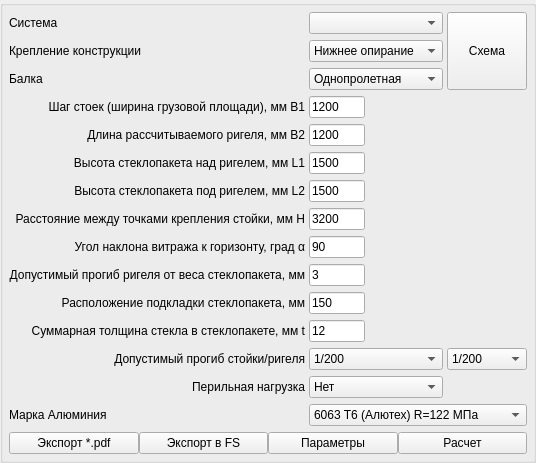
           <widget class="QGroupBox" name="groupBox_2">
            <property name="layoutDirection">
             <enum>Qt::LeftToRight</enum>
            </property>
            <property name="title">
             <string />
            </property>
            <layout class="QGridLayout" name="gridLayout_geom">
             <property name="leftMargin">
              <number>6</number>
             </property>
             <property name="topMargin">
              <number>6</number>
             </property>
             <property name="rightMargin">
              <number>6</number>
             </property>
             <property name="bottomMargin">
              <number>6</number>
             </property>
             <property name="horizontalSpacing">
              <number>4</number>
             </property>
             <item row="0" column="0">
              <widget class="QLabel" name="label_31">
               <property name="text">
                <string>&lt;html&gt;&lt;head/&gt;&lt;body&gt;&lt;p&gt;Система&lt;/p&gt;&lt;/body&gt;&lt;/html&gt;</string>
               </property>
              </widget>
             </item>
             <item row="0" column="1">
              <widget class="QComboBox" name="comboBox_11">
               </widget>
             </item>
             <item row="1" column="0">
              <widget class="QLabel" name="label_8">
               <property name="text">
                <string>Крепление конструкции</string>
               </property>
              </widget>
             </item>
             <item row="1" column="1">
              <widget class="QComboBox" name="comboBox_5">
               <property name="toolTip">
                <string>&lt;html&gt;&lt;head/&gt;&lt;body&gt;&lt;p&gt;    Выбор расчетной схемы для стойки: &lt;/p&gt;&lt;p&gt;    • **Нижнее опирание** — Стойка жестко защемлена снизу и имеет шарнирное или скользящее крепление сверху. Воспринимает вертикальные нагрузки (вес) сжатием. &lt;/p&gt;&lt;p&gt;    • **Подвес** — Стойка подвешена к верхнему перекрытию и имеет компенсатор температурного расшинения внизу. Воспринимает вес растяжением. &lt;/p&gt;&lt;/body&gt;&lt;/html&gt;</string>
               </property>
               <item>
                <property name="text">
                 <string>Нижнее опирание</string>
                </property>
               </item>
               <item>
                <property name="text">
                 <string>Подвес</string>
                </property>
               </item>
              </widget>
             </item>
             <item row="2" column="0">
              <widget class="QLabel" name="label_9">
               <property name="text">
                <string>Балка</string>
               </property>
              </widget>
             </item>
             <item row="2" column="1">
              <widget class="QComboBox" name="comboBox_6">
               <property name="toolTip">
                <string>&lt;html&gt;&lt;head/&gt;&lt;body&gt;&lt;p&gt;Выбор расчетной схемы для стойки (вертикального импоста). Определяет, как стойка закреплена по высоте и как распределяются усилия. &lt;/p&gt;&lt;p&gt;  Однопролетная: Стойка имеет две точки опоры (низ и верх). Классическая схема для этажа. Максимальный изгибающий момент — в центре пролета. &lt;/p&gt;&lt;p&gt;  Двухпролетная (неразрезная): Стойка имеет три точки опоры по высоте (например, низ, промежуточный этаж/ригель и верх). Такая схема позволяет уменьшить момент и прогиб (делает конструкцию жестче при том же профиле) или использовать меньший профиль (экономичнее) при тех же нагрузках. &lt;/p&gt;&lt;/body&gt;&lt;/html&gt;</string>
               </property>
               <item>
                <property name="text">
                 <string>Однопролетная</string>
                </property>
               </item>
               <item>
                <property name="text">
                 <string>Двухпролетная</string>
                </property>
               </item>
              </widget>
             </item>
             <item row="0" column="2" rowspan="3">
              <widget class="QPushButton" name="pushButton_10">
               <property name="sizePolicy">
                <sizepolicy hsizetype="Minimum" vsizetype="Expanding">
                 <horstretch>0</horstretch>
                 <verstretch>0</verstretch>
                </sizepolicy>
               </property>
               <property name="toolTip">
                <string>&lt;html&gt;&lt;head/&gt;&lt;body&gt;&lt;p&gt;Схема.&lt;/p&gt;&lt;/body&gt;&lt;/html&gt;</string>
               </property>
               <property name="text">
                <string>Схема</string>
               </property>
              </widget>
             </item>
             <item row="3" column="0">
              <widget class="QLabel" name="label_10">
               <property name="text">
                <string>Шаг стоек (ширина грузовой площади), мм B1</string>
               </property>
               <property name="alignment">
                <set>Qt::AlignRight|Qt::AlignTrailing|Qt::AlignVCenter</set>
               </property>
              </widget>
             </item>
             <item row="3" column="1">
              <widget class="QLineEdit" name="lineEdit_4">
               <property name="sizePolicy">
                <sizepolicy hsizetype="Preferred" vsizetype="Fixed">
                 <horstretch>0</horstretch>
                 <verstretch>0</verstretch>
                </sizepolicy>
               </property>
               <property name="minimumSize">
                <size>
                 <width>44</width>
                 <height>0</height>
                </size>
               </property>
               <property name="maximumSize">
                <size>
                 <width>56</width>
                 <height>16777215</height>
                </size>
               </property>
               <property name="text">
                <string>1200</string>
               </property>
              </widget>
             </item>
             <item row="4" column="0">
              <widget class="QLabel" name="label_11">
               <property name="text">
                <string>Длина рассчитываемого ригеля, мм B2</string>
               </property>
               <property name="alignment">
                <set>Qt::AlignRight|Qt::AlignTrailing|Qt::AlignVCenter</set>
               </property>
              </widget>
             </item>
             <item row="4" column="1">
              <widget class="QLineEdit" name="lineEdit_5">
               <property name="sizePolicy">
                <sizepolicy hsizetype="Preferred" vsizetype="Fixed">
                 <horstretch>0</horstretch>
                 <verstretch>0</verstretch>
                </sizepolicy>
               </property>
               <property name="minimumSize">
                <size>
                 <width>44</width>
                 <height>0</height>
                </size>
               </property>
               <property name="maximumSize">
                <size>
                 <width>56</width>
                 <height>16777215</height>
                </size>
               </property>
               <property name="text">
                <string>1200</string>
               </property>
              </widget>
             </item>
             <item row="5" column="0">
              <widget class="QLabel" name="label_12">
               <property name="text">
                <string>Высота стеклопакета над ригелем, мм L1</string>
               </property>
               <property name="alignment">
                <set>Qt::AlignRight|Qt::AlignTrailing|Qt::AlignVCenter</set>
               </property>
              </widget>
             </item>
             <item row="5" column="1">
              <widget class="QLineEdit" name="lineEdit_6">
               <property name="sizePolicy">
                <sizepolicy hsizetype="Preferred" vsizetype="Fixed">
                 <horstretch>0</horstretch>
                 <verstretch>0</verstretch>
                </sizepolicy>
               </property>
               <property name="minimumSize">
                <size>
                 <width>44</width>
                 <height>0</height>
                </size>
               </property>
               <property name="maximumSize">
                <size>
                 <width>56</width>
                 <height>16777215</height>
                </size>
               </property>
               <property name="text">
                <string>1500</string>
               </property>
              </widget>
             </item>
             <item row="6" column="0">
              <widget class="QLabel" name="label_13">
               <property name="text">
                <string>Высота стеклопакета под ригелем, мм L2</string>
               </property>
               <property name="alignment">
                <set>Qt::AlignRight|Qt::AlignTrailing|Qt::AlignVCenter</set>
               </property>
              </widget>
             </item>
             <item row="6" column="1">
              <widget class="QLineEdit" name="lineEdit_7">
               <property name="sizePolicy">
                <sizepolicy hsizetype="Preferred" vsizetype="Fixed">
                 <horstretch>0</horstretch>
                 <verstretch>0</verstretch>
                </sizepolicy>
               </property>
               <property name="minimumSize">
                <size>
                 <width>44</width>
                 <height>0</height>
                </size>
               </property>
               <property name="maximumSize">
                <size>
                 <width>56</width>
                 <height>16777215</height>
                </size>
               </property>
               <property name="text">
                <string>1500</string>
               </property>
              </widget>
             </item>
             <item row="7" column="0">
              <widget class="QLabel" name="label_14">
               <property name="text">
                <string>Расстояние между точками крепления стойки, мм H</string>
               </property>
               <property name="alignment">
                <set>Qt::AlignRight|Qt::AlignTrailing|Qt::AlignVCenter</set>
               </property>
              </widget>
             </item>
             <item row="7" column="1">
              <widget class="QLineEdit" name="lineEdit_8">
               <property name="sizePolicy">
                <sizepolicy hsizetype="Preferred" vsizetype="Fixed">
                 <horstretch>0</horstretch>
                 <verstretch>0</verstretch>
                </sizepolicy>
               </property>
               <property name="minimumSize">
                <size>
                 <width>44</width>
                 <height>0</height>
                </size>
               </property>
               <property name="maximumSize">
                <size>
                 <width>56</width>
                 <height>16777215</height>
                </size>
               </property>
               <property name="text">
                <string>3200</string>
               </property>
              </widget>
             </item>
             <item row="8" column="0">
              <widget class="QLabel" name="label_15">
               <property name="text">
                <string>Угол наклона витража к горизонту, град α</string>
               </property>
               <property name="alignment">
                <set>Qt::AlignRight|Qt::AlignTrailing|Qt::AlignVCenter</set>
               </property>
              </widget>
             </item>
             <item row="8" column="1">
              <widget class="QLineEdit" name="lineEdit_9">
               <property name="sizePolicy">
                <sizepolicy hsizetype="Preferred" vsizetype="Fixed">
                 <horstretch>0</horstretch>
                 <verstretch>0</verstretch>
                </sizepolicy>
               </property>
               <property name="minimumSize">
                <size>
                 <width>44</width>
                 <height>0</height>
                </size>
               </property>
               <property name="maximumSize">
                <size>
                 <width>56</width>
                 <height>16777215</height>
                </size>
               </property>
               <property name="toolTip">
                <string>&lt;html&gt;&lt;head/&gt;&lt;body&gt;&lt;p&gt;    Определяет ориентацию конструкции и влияет на учет снеговой нагрузки. &lt;/p&gt;&lt;p&gt;    • **90°** — Вертикальная стена (снег не учитывается или учитывается по особым правилам для примыканий). &lt;/p&gt;&lt;p&gt;    • **0°** — Горизонтальный зенитный фонарь (снеговая нагрузка учитывается полностью). &lt;/p&gt;&lt;p&gt;    • **45° - 75°** — Наклонные конструкции (коэффициенты снега рассчитываются по СП). &lt;/p&gt;&lt;/body&gt;&lt;/html&gt;</string>
               </property>
               <property name="text">
                <string>90</string>
               </property>
              </widget>
             </item>
             <item row="9" column="0">
              <widget class="QLabel" name="label_18">
               <property name="text">
                <string>Допустимый прогиб ригеля от веса стеклопакета, мм</string>
               </property>
               <property name="alignment">
                <set>Qt::AlignRight|Qt::AlignTrailing|Qt::AlignVCenter</set>
               </property>
              </widget>
             </item>
             <item row="9" column="1">
              <widget class="QLineEdit" name="lineEdit_10">
               <property name="sizePolicy">
                <sizepolicy hsizetype="Preferred" vsizetype="Fixed">
                 <horstretch>0</horstretch>
                 <verstretch>0</verstretch>
                </sizepolicy>
               </property>
               <property name="minimumSize">
                <size>
                 <width>44</width>
                 <height>0</height>
                </size>
               </property>
               <property name="maximumSize">
                <size>
                 <width>56</width>
                 <height>16777215</height>
                </size>
               </property>
               <property name="toolTip">
                <string>&lt;html&gt;&lt;head/&gt;&lt;body&gt;&lt;p&gt;    Максимально допустимый вертикальный прогиб ригеля под весом стекла. &lt;/p&gt;&lt;p&gt;    • **2 мм** — Очень жестко (для премиума сегмента, зеркальных и больших стекол). &lt;/p&gt;&lt;p&gt;    • **3 мм** — Стандартное значение (рекомендации большинства производителей стеклопакетов). &lt;/p&gt;&lt;p&gt;    • **4-5 мм** — Допускается для матовых, тонированных стекол или при невысоких эстетических требованиях. &lt;/p&gt;&lt;p&gt;    *Превышение лимита может привести к расклеиванию СП, перекосам створок и разрушению герметика. * &lt;/p&gt;&lt;/body&gt;&lt;/html&gt;</string>
               </property>
               <property name="text">
                <string>3</string>
               </property>
              </widget>
             </item>
             <item row="10" column="0">
              <widget class="QLabel" name="label_19">
               <property name="text">
                <string>Расположение подкладки стеклопакета, мм</string>
               </property>
               <property name="alignment">
                <set>Qt::AlignRight|Qt::AlignTrailing|Qt::AlignVCenter</set>
               </property>
              </widget>
             </item>
             <item row="10" column="1">
              <widget class="QLineEdit" name="lineEdit_11">
               <property name="sizePolicy">
                <sizepolicy hsizetype="Preferred" vsizetype="Fixed">
                 <horstretch>0</horstretch>
                 <verstretch>0</verstretch>
                </sizepolicy>
               </property>
               <property name="minimumSize">
                <size>
                 <width>44</width>
                 <height>0</height>
                </size>
               </property>
               <property name="maximumSize">
                <size>
                 <width>56</width>
                 <height>16777215</height>
                </size>
               </property>
               <property name="toolTip">
                <string>&lt;html&gt;&lt;head/&gt;&lt;body&gt;&lt;p&gt;&lt;span style=" font-family:'Calibri','sans-serif';"&gt;Расстояние от края стеклопакета до опорной подкладки (сдвиг опоры). Обычно 100-200 мм. Влияет на распределение нагрузки от веса стекла на ригель (изгибающий момент от внецентренного приложения нагрузки).&lt;/span&gt;&lt;/p&gt;&lt;/body&gt;&lt;/html&gt;</string>
               </property>
               <property name="text">
                <string>150</string>
               </property>
              </widget>
             </item>
             <item row="11" column="0">
              <widget class="QLabel" name="label_20">
               <property name="text">
                <string>Суммарная толщина стекла в стеклопакете, мм t</string>
               </property>
               <property name="alignment">
                <set>Qt::AlignRight|Qt::AlignTrailing|Qt::AlignVCenter</set>
               </property>
              </widget>
             </item>
             <item row="11" column="1">
              <widget class="QLineEdit" name="lineEdit_12">
               <property name="sizePolicy">
                <sizepolicy hsizetype="Preferred" vsizetype="Fixed">
                 <horstretch>0</horstretch>
                 <verstretch>0</verstretch>
                </sizepolicy>
               </property>
               <property name="minimumSize">
                <size>
                 <width>44</width>
                 <height>0</height>
                </size>
               </property>
               <property name="maximumSize">
                <size>
                 <width>56</width>
                 <height>16777215</height>
                </size>
               </property>
               <property name="toolTip">
                <string>&lt;html&gt;&lt;head/&gt;&lt;body&gt;&lt;p&gt;&lt;span style=" font-family:'Calibri','sans-serif';"&gt;  Общая толщина всех стекол в пакете (например, 4 + 4 = 8 мм, или 6 + 4 + 6 = 16 мм). Нужна для расчета веса 1 м² стеклопакета (примерно 2,5 кг/мм толщины стекла на 1 м²).&lt;/span&gt;&lt;/p&gt;&lt;/body&gt;&lt;/html&gt;</string>
               </property>
               <property name="text">
                <string>12</string>
               </property>
              </widget>
             </item>
             <item row="12" column="0">
              <widget class="QLabel" name="label_16">
               <property name="text">
                <string>Допустимый прогиб стойки/ригеля</string>
               </property>
               <property name="alignment">
                <set>Qt::AlignRight|Qt::AlignTrailing|Qt::AlignVCenter</set>
               </property>
              </widget>
             </item>
             <item row="12" column="1">
              <widget class="QComboBox" name="comboBox_8">
               <property name="toolTip">
                <string>&lt;html&gt;&lt;head/&gt;&lt;body&gt;&lt;p&gt;Предельный относительный прогиб стойки (L/n)&lt;/p&gt;&lt;p&gt;Выбор норматива жесткости согласно &lt;/p&gt;&lt;p&gt;СП 20.13330.2016:&lt;/p&gt;&lt;/body&gt;&lt;/html&gt;</string>
               </property>
               <item>
                <property name="text">
                 <string>1/200</string>
                </property>
               </item>
               <item>
                <property name="text">
                 <string>1/250</string>
                </property>
               </item>
               <item>
                <property name="text">
                 <string>1/300</string>
                </property>
               </item>
               <item>
                <property name="text">
                 <string>1/350</string>
                </property>
               </item>
               <item>
                <property name="text">
                 <string>1/400</string>
                </property>
               </item>
              </widget>
             </item>
             <item row="12" column="2">
              <widget class="QComboBox" name="comboBox_12">
               <property name="toolTip">
                <string>&lt;html&gt;&lt;head/&gt;&lt;body&gt;&lt;p&gt;Предельный относительный прогиб ригеля (L/n)&lt;/p&gt;&lt;p&gt;Выбор норматива жесткости согласно &lt;/p&gt;&lt;p&gt;СП 128.13330.2016 (п. 8.2.7):&lt;/p&gt;&lt;/body&gt;&lt;/html&gt;</string>
               </property>
               <item>
                <property name="text">
                 <string>1/200</string>
                </property>
               </item>
               <item>
                <property name="text">
                 <string>1/250</string>
                </property>
               </item>
               <item>
                <property name="text">
                 <string>1/300</string>
                </property>
               </item>
               <item>
                <property name="text">
                 <string>1/350</string>
                </property>
               </item>
               <item>
                <property name="text">
                 <string>1/400</string>
                </property>
               </item>
              </widget>
             </item>
             <item row="13" column="0">
              <widget class="QLabel" name="label_17">
               <property name="text">
                <string>Перильная нагрузка</string>
               </property>
               <property name="alignment">
                <set>Qt::AlignRight|Qt::AlignTrailing|Qt::AlignVCenter</set>
               </property>
              </widget>
             </item>
             <item row="13" column="1">
              <widget class="QComboBox" name="comboBox_7">
               <property name="toolTip">
                <string>&lt;html&gt;&lt;head/&gt;&lt;body&gt;&lt;p&gt;Учитывать ли горизонтальную нагрузку на поручень (ограждение) в составе витража. &lt;/p&gt;&lt;p&gt;    • **Да** — Добавляет к расчету сосредоточенную силу на высоте перил согласно требованиям безопасности. &lt;/p&gt;&lt;/body&gt;&lt;/html&gt;</string>
               </property>
               <item>
                <property name="text">
                 <string>Нет</string>
                </property>
               </item>
               <item>
                <property name="text">
                 <string>Да</string>
                </property>
               </item>
              </widget>
             </item>
             <item row="14" column="0">
              <widget class="QLabel" name="label_32">
               <property name="text">
                <string>Марка Алюминия</string>
               </property>
              </widget>
             </item>
             <item row="14" column="1" colspan="2">
              <widget class="QComboBox" name="comboBox_13">
               <property name="toolTip">
                <string>&lt;html&gt;&lt;head/&gt;&lt;body&gt;&lt;p&gt;&lt;span style=" font-weight:700;"&gt;1. 6063 T6 (Алютех&lt;/span&gt;) «Расчётное сопротивление принято &lt;/p&gt;&lt;p&gt;по данным производителя Алютех.»&lt;/p&gt;&lt;p&gt;&lt;span style=" font-weight:700;"&gt;2. 6063 / АД33 T6&lt;/span&gt; «Используется расчётное сопротивление &lt;/p&gt;&lt;p&gt;для 6063‑T6. Значение соответствует нормативным данным.»&lt;/p&gt;&lt;p&gt;&lt;span style=" font-weight:700;"&gt;3. 6063 / АД33 T5&lt;/span&gt; «Используется расчётное сопротивление &lt;/p&gt;&lt;p&gt;для 6063‑T5. Производитель не гарантирует состояние T6.»&lt;/p&gt;&lt;p&gt;&lt;span style=" font-weight:700;"&gt;4. 6060 / АД31 T66&lt;/span&gt; «Используется расчётное сопротивление &lt;/p&gt;&lt;p&gt;для 6060‑T66. Значение ориентировочное, уточните по паспорту.»&lt;/p&gt;&lt;p&gt;&lt;span style=" font-weight:700;"&gt;5. 6063 / АД33 (T нет)&lt;/span&gt; «Производитель не указал состояние сплава. &lt;/p&gt;&lt;p&gt;Принято минимально гарантированное состояние T5.»&lt;/p&gt;&lt;p&gt;&lt;span style=" font-weight:700;"&gt;6. No name R=100&lt;/span&gt; «Используется консервативное значение. &lt;/p&gt;&lt;p&gt;Расчёт может быть чрезмерно жёстким. &lt;/p&gt;&lt;p&gt;Требуется уточнение материала.»&lt;/p&gt;&lt;p&gt;&lt;span style=" font-weight:700;"&gt;7. No name R=80 &lt;/span&gt;«Используется консервативное значение. &lt;/p&gt;&lt;p&gt;Расчёт может быть чрезмерно жёстким.&lt;/p&gt;&lt;p&gt;Требуется уточнение материала.»&lt;/p&gt;&lt;/body&gt;&lt;/html&gt;</string>
               </property>
               <item>
                <property name="text">
                 <string>6063 T6 (Алютех) R=122 МПа</string>
                </property>
               </item>
               <item>
                <property name="text">
                 <string>6063 / АД33 T6 R=155 МПа</string>
                </property>
               </item>
               <item>
                <property name="text">
                 <string>6063 / АД33 T5 R=132 МПа</string>
                </property>
               </item>
               <item>
                <property name="text">
                 <string>6060 / АД31 T66 R=164 МПа</string>
                </property>
               </item>
               <item>
                <property name="text">
                 <string>6063 / АД33 (T нет) R=120 МПа</string>
                </property>
               </item>
               <item>
                <property name="text">
                 <string>No name R=100 МПа </string>
                </property>
               </item>
               <item>
                <property name="text">
                 <string>No name R=80 МПа </string>
                </property>
               </item>
              </widget>
             </item>
             <item row="15" column="0" colspan="3">
              <layout class="QHBoxLayout" name="horizontalLayout_buttons">
               <item>
                <widget class="QPushButton" name="pushButton_9">
                 <property name="text">
                  <string>Экспорт *.pdf</string>
                 </property>
                </widget>
               </item>
               <item>
                <widget class="QPushButton" name="pushButton_8">
                 <property name="text">
                  <string>Экспорт в FS</string>
                 </property>
                </widget>
               </item>
               <item>
                <widget class="QPushButton" name="pushButton_7">
                 <property name="text">
                  <string>Параметры</string>
                 </property>
                </widget>
               </item>
               <item>
                <widget class="QPushButton" name="pushButton_6">
                 <property name="text">
                  <string>Расчет</string>
                 </property>
                </widget>
               </item>
              </layout>
             </item>
            </layout>
           </widget>
